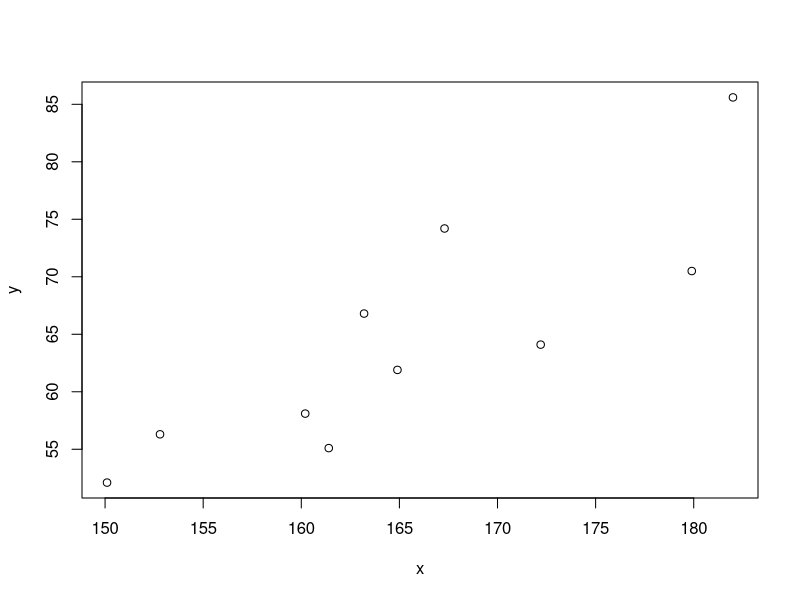

This chart was generated by the following R code:
## ---- chunk 1
x <- c(152.8, 150.1, 182.0, 163.2, 167.3, 160.2, 164.9, 161.4, 179.9, 172.2)
mean(x) # mean
var(x) * (length(x) - 1) / length(x) # variance
sd(x) * sqrt((length(x) - 1) / length(x)) # standard deviance
## ---- chunk 2
scaled_x <- as.vector(scale(x))
mean(scaled_x)
var(scaled_x)
## ---- chunk 3
y <- c(56.3, 52.1, 85.6, 66.8, 74.2, 58.1, 61.9, 55.1, 70.5, 64.1)
plot(x ,y)
cov(x, y) *  (length(x) - 1) / length(x)
cor(x, y)
cov(x, y) / (sd(x) * sd(y))
